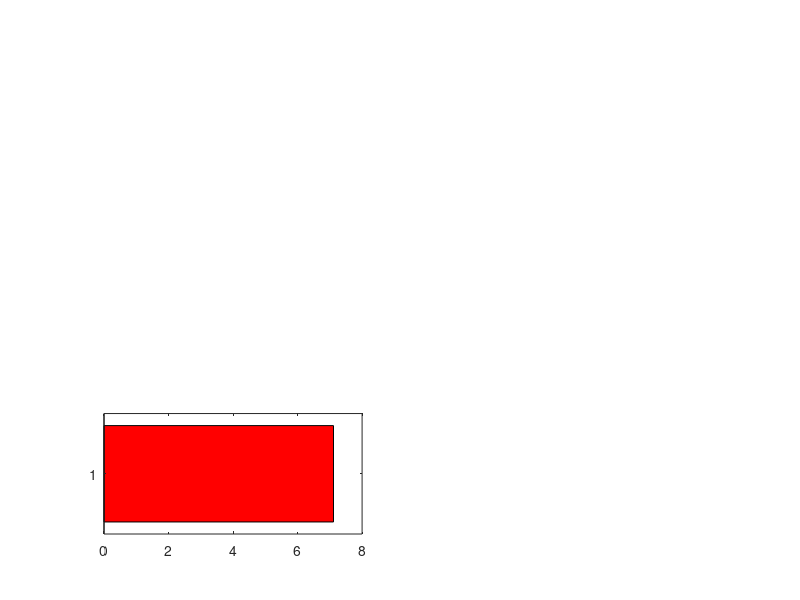

Source code (MATLAB): (Note: this script raises an error after producing the figure.)

% This code plots the shift in the SN points in the perturbed models
% relative to the unperturbed models. The SN points for the perturbed
% models are stored in 'param_ThrePert_SA0SB0_25pc_AND.mat' and the SN
% points for the unperturbed models are stored in
% 'param_RandSA0SB0_AND.mat'.

clear
clc

load param_ThrePert_SA0SB0_25pc_AND.mat
load param_RandSA0SB0_AND.mat

SNB_OG = SNB(nrr,:);    % SN points for unperturbed models

%%%%%%%%%%%%%%%%%%%%%%%%%%%%%%%%%%%%%%%%%%%%%%%%%%%%%%%%%%%%%%%%%%%%%%%%%%%
% Analysis of the SN points for the direct perturbations

diff_OG_dir = SNB_OG-SNB_SB0ltSA0;

pc_moved_dir = diff_OG_dir.*100./SNB_OG;

avg_pc_moved_dir = mean(pc_moved_dir);


std_err_dir = std(pc_moved_dir) ./ sqrt(size(pc_moved_dir, 1));

custom_colors = ['r', 'g', 'b','yellow'];

figure(2)
subplot(3,2,5)
bar(avg_pc_moved_dir, 'FaceColor', 'flat');

for i = 1:numel(avg_pc_moved_dir)
    c = custom_colors(i);
    barh(i, avg_pc_moved_dir(i), 'FaceColor', c);
    hold on;
    errorbar(avg_pc_moved_dir(i), i, std_err_dir(i), 'horizontal', 'Color', 'k');
end

hold off;


% Reverse the x-axis
set(gca, 'XDir', 'reverse');

%%%%%%%%%%%%%%%%%%%%%%%%%%%%%%%%%%%%%%%%%%%%%%%%%%%%%%%%%%%%%%%%%%%%%%%%%%%
% Analysis of the SN points for the indirect perturbations

diff_OG_ind = SNB_OG-SNB_SA0ltSB0;

pc_moved_ind = diff_OG_ind.*100./SNB_OG;

avg_pc_moved_ind = mean(pc_moved_ind);


std_err_ind = std(pc_moved_ind) ./ sqrt(size(pc_moved_ind, 1));

subplot(3,2,6)
bar(avg_pc_moved_ind, 'FaceColor', 'flat');

for i = 1:numel(avg_pc_moved_ind)
    c = custom_colors(i);
    barh(i, avg_pc_moved_ind(i), 'FaceColor', c);
    hold on;
    errorbar(avg_pc_moved_ind(i), i, std_err_ind(i), 'horizontal', 'Color', 'k');
end

hold off;

% Reverse the x-axis
set(gca, 'XDir', 'reverse');
